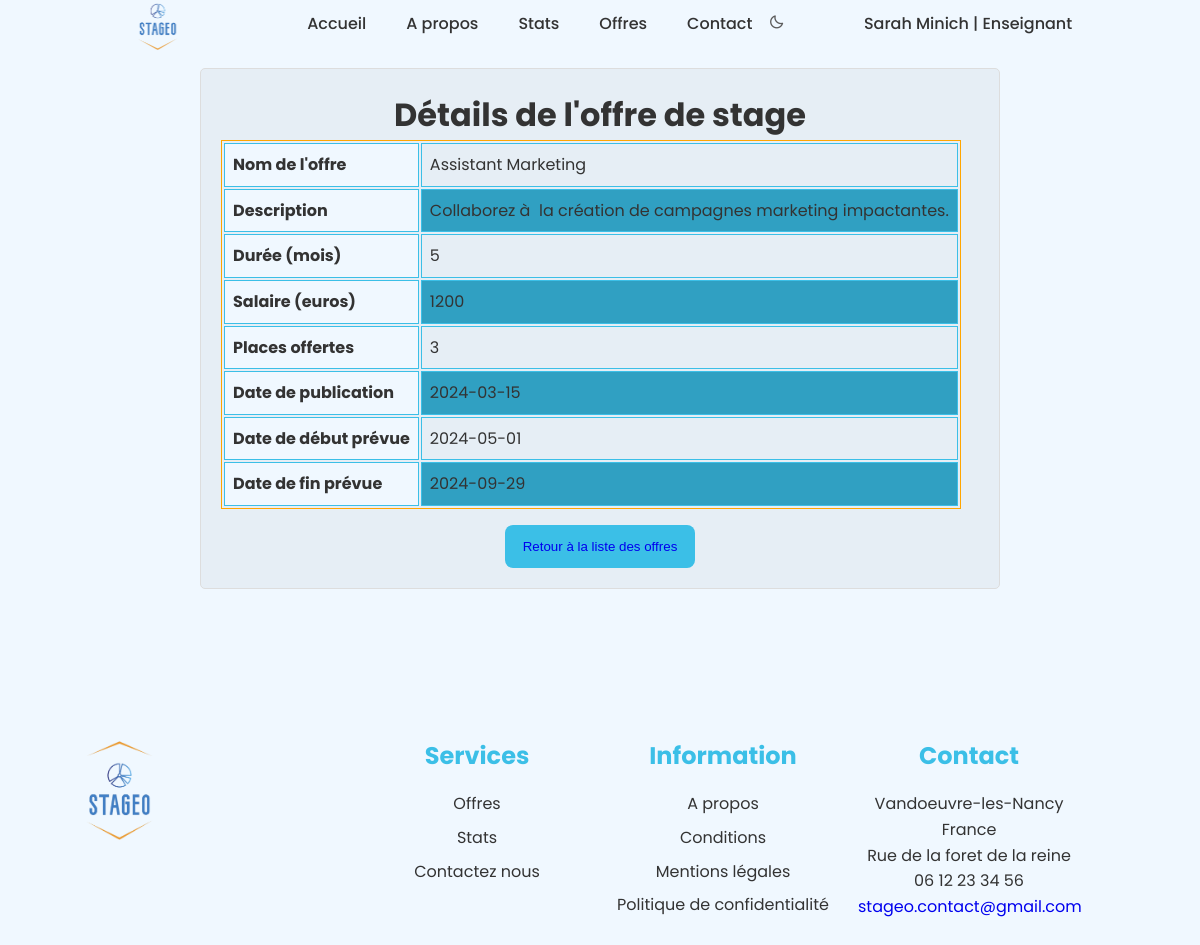
The app's page /detail_offre.php?id=4 (signed in) with its own data.
### tables this page shows
CREATE TABLE `offre_stage` (
  `id_offre_stage` int(11) NOT NULL,
  `nom_offre_stage` varchar(255) NOT NULL,
  `description_stage` varchar(255) NOT NULL,
  `duree_mois` int(11) NOT NULL,
  `salaire_euro` int(11) NOT NULL,
  `places_offertes` int(11) NOT NULL,
  `date_publication` date NOT NULL,
  `date_debut_prevu` date NOT NULL,
  `date_fin_prevu` date NOT NULL,
  `id_administrateur` int(11) NOT NULL,
  `id_entreprise` int(11) NOT NULL,
  `id_enseignant` int(11) NOT NULL
);

### detail_offre.php (the view, shortened to what this page needs)
<?php
include 'config.php';
include 'header.php';
$id_offre = $_GET['id'];
$sql = "SELECT
            nom_offre_stage,
            description_stage,
            duree_mois,
            salaire_euro,
            places_offertes,
            date_publication,
            date_debut_prevu,
            date_fin_prevu
        FROM
            offre_stage
        WHERE
            id_offre_stage = :id";
$stmt = $mysqlClient->prepare($sql);
$stmt->bindValue(':id', $id_offre, PDO::PARAM_INT);
$stmt->execute();
$offre_detail = $stmt->fetch(PDO::FETCH_ASSOC);
?>
<!DOCTYPE html>
<html lang="fr">
<head>
    <link rel="stylesheet" href="assets/css/styles.css">
    <link rel="stylesheet" href="assets/css/offers.css">
    <link rel="stylesheet" href="assets/css/nav.css">
</head>
<body>
<div class="container">
<h1>Détails de l'offre de stage</h1>
<table border="1">
    <tbody>
        <tr>
            <th>Nom de l'offre</th>
            <td><?php echo $offre_detail['nom_offre_stage']; ?></td>
        </tr>
        <tr>
            <th>Description</th>
            <td><?php echo $offre_detail['description_stage']; ?></td>
        </tr>
        <tr>
            <th>Durée (mois)</th>
            <td><?php echo $offre_detail['duree_mois']; ?></td>
        </tr>
        <tr>
            <th>Salaire (euros)</th>
            <td><?php echo $offre_detail['salaire_euro']; ?></td>
        </tr>
        <tr>
            <th>Places offertes</th>
            <td><?php echo $offre_detail['places_offertes']; ?></td>
        </tr>
        <tr>
            <th>Date de publication</th>
            <td><?php echo $offre_detail['date_publication']; ?></td>
        </tr>
        <tr>
            <th>Date de début prévue</th>
            <td><?php echo $offre_detail['date_debut_prevu']; ?></td>
        </tr>
        <tr>
            <th>Date de fin prévue</th>
            <td><?php echo $offre_detail['date_fin_prevu']; ?></td>
        </tr>
    </tbody>
</table>
<a href="offers.php"><button>Retour à la liste des offres</a>
</div>
<?php include 'footer.php'; ?>
</body>
</html>

### assets/css/styles.css (style rules this page uses)
:root { --header-height: 3rem; --primary-100:#3bbfe7; --primary-200:#30a0c2; --primary-300:#206f87; --accent-100:#FFA500; --accent-200:#dd8900; --text-100:#333333; --text-200:#5c5c5c; --bg-100:#F0F8FF; --bg-200:#e6eef5; --bg-300:#bdc5cc; --body-font: 'Poppins', sans-serif; --biggest-font-size: 2.25rem; --h1-font-size: 1.5rem; --h2-font-size: 1.25rem; --h3-font-size: 1rem; --normal-font-size: .938rem; --small-font-size: .813rem; --smaller-font-size: .75rem; --font-medium: 500; --font-semi-bold: 600; --mb-1: .5rem; --mb-2: 1rem; --mb-3: 1.5rem; --mb-4: 2rem; --mb-5: 2.5rem; --mb-6: 3rem; --z-tooltip: 10; --z-fixed: 100; }
@media screen and (min-width: 768px) { :root { --biggest-font-size: 4rem; --h1-font-size: 2.25rem; --h2-font-size: 1.5rem; --h3-font-size: 1.25rem; --normal-font-size: 1rem; --small-font-size: .875rem; --smaller-font-size: .813rem; } }
* { box-sizing: border-box; transition: ease 0.2s; }
::before,::after { box-sizing: border-box; }
html { scroll-behavior: smooth; }
body { margin: var(--header-height) 0 0 0; font-family: var(--body-font); font-size: var(--normal-font-size); background-color: var(--bg-100); color: var(--text-100); padding-top: var(--header-height); line-height: 1.6; }
h1,h2,h3,p,ul { margin: 0; }
a { text-decoration: none; }
@media screen and (min-width: 768px) { body { margin: 0; } }

### assets/css/offers.css (style rules this page uses)
button { display: inline-block; background-color: var(--primary-100); color: #fff; padding: 0.75rem 1rem; border-radius: 0.5rem; border-color: transparent; margin-top: 1rem; }
.container { max-width: 800px; margin: 20px auto; padding: 20px; background-color: var(--bg-200); border: 1px solid #ddd; border-radius: 5px; text-align: center; }
table { border: 1px solid var(--accent-100); }
th, td { border: 1px solid var(--primary-100); padding: 8px; text-align: left; }
th { background-color: var(--bg-100); }
tr:nth-child(even) { background-color: var(--primary-200); }

### records on screen
offre_stage: nom_offre_stage "Assistant Marketing", description_stage "Collaborez à la création de campagnes marketing impactantes.", duree_mois "5", salaire_euro "1200", places_offertes "3", date_publication "2024-03-15", date_debut_prevu "2024-05-01", date_fin_prevu "2024-09-29"

### other values on screen
$_SESSION['username'] "Sarah Minich"
$_SESSION['role'] "Enseignant"
